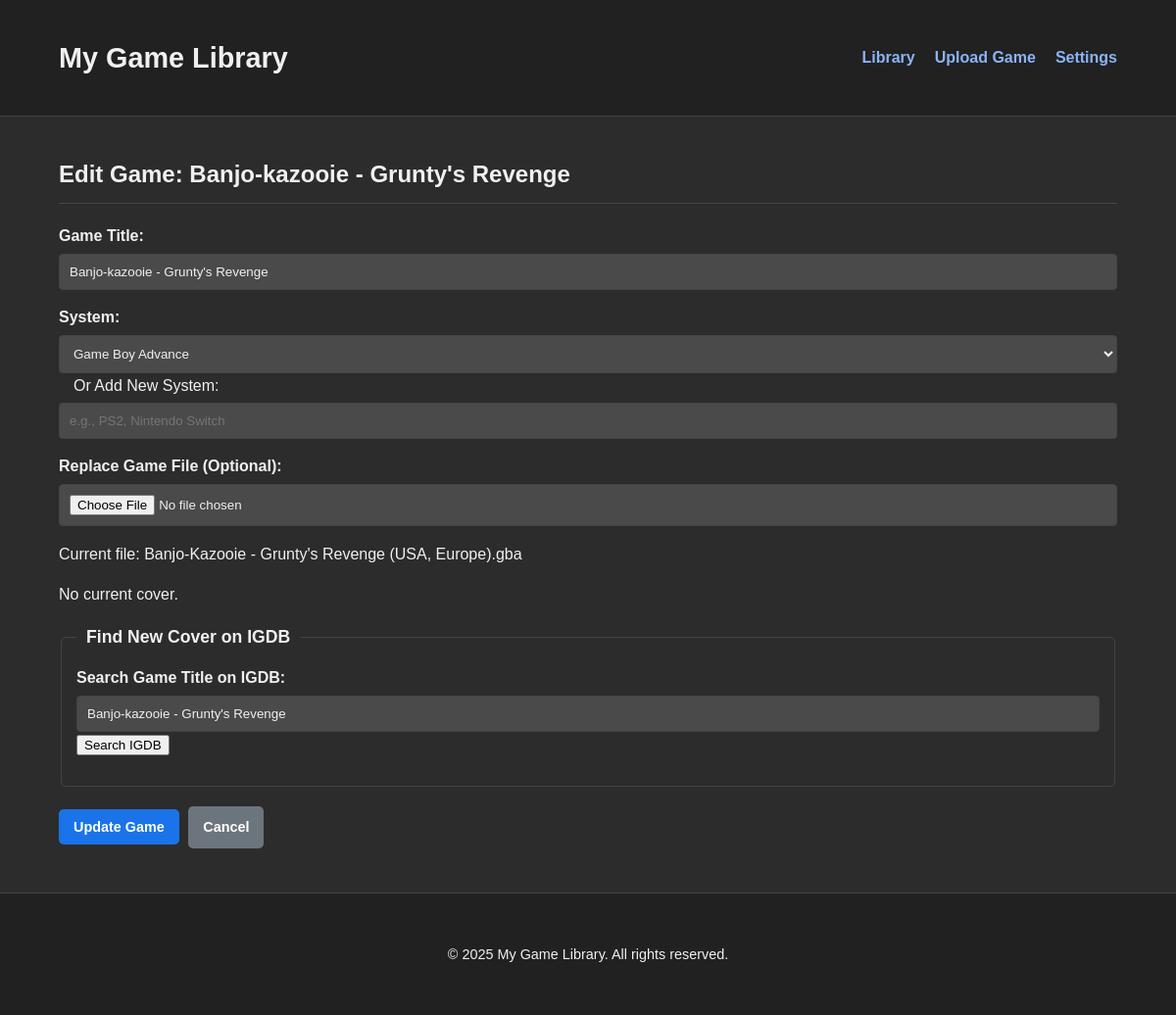
Page /edit/2 on the committed database.
### tables this page shows
CREATE TABLE games (
                    id INTEGER PRIMARY KEY AUTOINCREMENT,
                    title TEXT NOT NULL,
                    system TEXT NOT NULL,
                    filepath TEXT NOT NULL UNIQUE,
                    cover_url TEXT,
                    last_played TEXT,
                    play_count INTEGER DEFAULT 0,
                    original_filename TEXT, genre TEXT, release_year INTEGER, developer TEXT, publisher TEXT, description TEXT, play_status TEXT DEFAULT 'Not Played', cover_image_path TEXT,
                    FOREIGN KEY (system) REFERENCES systems(name) ON DELETE CASCADE
                );

CREATE TABLE systems (
                    id INTEGER PRIMARY KEY AUTOINCREMENT,
                    name TEXT NOT NULL UNIQUE,
                    emulator_core TEXT,
                    aspect_ratio TEXT
                );

### blueprints/library.py (the view, shortened to what this page needs)
@library_bp.route('/edit/<int:game_id>', methods=['GET', 'POST'])
def edit_game(game_id):
    conn = get_db_connection()
    game = conn.execute('SELECT * FROM games WHERE id = ?', (game_id,)).fetchone()
    systems = conn.execute('SELECT name FROM systems ORDER BY name').fetchall()
    conn.close()
    if game is None:
        flash('Game not found.', 'error')
        return redirect(url_for('library.library'))
    return render_template('edit_game.html', game=game, systems=systems)

### blueprints/library.py (called while the page is built)
def get_db_connection():
    conn = sqlite3.connect(current_app.config['DATABASE'])
    conn.row_factory = sqlite3.Row
    return conn

### utils.py (called while the page is built)
def get_setting(key, default=None):
    settings_file = current_app.config['SETTINGS_FILE']
    if not os.path.exists(settings_file):
        return default
    try:
        with open(settings_file, 'r') as f:
            settings = json.load(f)
        return settings.get(key, default)
    except json.JSONDecodeError:
        return default

### templates/edit_game.html (shortened to what this page needs)
{% extends "base.html" %}
{% block content %}
<h2>Edit Game: {{ game.title }}</h2>
<form method="POST" enctype="multipart/form-data">
    <div class="form-group">
        <label for="title">Game Title:</label>
        <input type="text" id="title" name="title" value="{{ game.title }}" required>
    </div>
    <div class="form-group">
        <label for="system">System:</label>
        <select id="system" name="system">
            {% for sys in systems %}
                <option value="{{ sys.name }}" {% if sys.name == game.system %}selected{% endif %}>{{ sys.name }}</option>
            {% endfor %}
        </select>
        <label for="new_system_name" class="label-inline">Or Add New System:</label>
        <input type="text" id="new_system_name" name="new_system_name" placeholder="e.g., PS2, Nintendo Switch">
    </div>
    <div class="form-group">
        <label for="game_file">Replace Game File (Optional):</label>
        <input type="file" id="game_file" name="game_file">
        <p class="file-info">Current file: {{ game.filepath.split('/')[-1].split('\\')[-1] }}</p>
    </div>
    <div class="form-group">
        {% if game.cover_url %}
            <p class="file-info">Current cover:</p>
            <img src="{{ game.cover_url }}" alt="Current Cover" class="current-cover-preview">
            <label class="checkbox-label">
                <input type="checkbox" name="clear_cover" value="true"> Clear current cover
            </label>
              <label for="cover_file">Replace Custom Cover Image (Optional):</label>
        <input type="file" id="cover_file" name="cover_file" accept="image/*">
        {% else %}
            <p class="file-info">No current cover.</p>
        {% endif %}
    </div>
    <fieldset class="form-fieldset">
        <legend>Find New Cover on IGDB</legend>
        <div class="form-group">
            <label for="igdb_search_query">Search Game Title on IGDB:</label>
            <input type="text" id="igdb_search_query" name="igdb_search_query" placeholder="e.g., The Legend of Zelda: Ocarina of Time" value="{{ game.title }}" >
            <button type="button" onclick="searchIgdb()">Search IGDB</button>
        </div>
    </fieldset>
    <button type="submit" class="button primary">Update Game</button>
    <a href="{{ url_for('library.game_detail', game_id=game.id) }}" class="button secondary">Cancel</a>
</form>
{% endblock %}

### static/css/style.css (style rules this page uses)
body { font-family: Arial, sans-serif; margin: 0; padding: 0; line-height: 1.6; }
h2 { margin-top: 0; padding-bottom: 10px; border-bottom: 1px solid; margin-bottom: 20px; }
.button { display: inline-block; padding: 10px 15px; border: none; border-radius: 5px; cursor: pointer; text-decoration: none; font-size: 0.9em; font-weight: bold; text-align: center; transition: background-color 0.3s ease; margin-right: 5px; margin-bottom: 5px; }
.button:last-child { margin-right: 0; }
.form-group { margin-bottom: 15px; }
.form-group label { display: block; margin-bottom: 5px; font-weight: bold; }
.form-group input[type="text"], .form-group input[type="file"], .form-group input[type="password"], .form-group input[type="email"], .form-group select { width: 100%; padding: 10px; border: 1px solid #ccc; border-radius: 4px; box-sizing: border-box; }
.form-group .label-inline { display: inline-block; margin-left: 15px; font-weight: normal; }
.form-fieldset { border: 1px solid; border-radius: 5px; padding: 15px; margin-bottom: 20px; }
.form-fieldset legend { font-weight: bold; padding: 0 10px; font-size: 1.1em; }

### static/css/dark.css (style rules this page uses)
:root { --bg-color: #2c2c2c; --text-color: #f0f0f0; --primary-color: #1a73e8; --secondary-color: #6c757d; --danger-color: #dc3545; --link-color: #8ab4f8; --link-hover-color: #a6caff; --header-bg: #212121; --footer-bg: #212121; --border-color: #444; --card-bg: #3c3c3c; --button-text-color: #fff; }
body { background-color: var(--bg-color); color: var(--text-color); }
h2 { border-bottom-color: var(--border-color); }
.button.primary { background-color: var(--primary-color); color: var(--button-text-color); }
.button.secondary { background-color: var(--secondary-color); color: var(--button-text-color); }
.form-group input[type="text"], .form-group input[type="file"], .form-group input[type="password"], .form-group input[type="email"], .form-group select { background-color: #4a4a4a; color: var(--text-color); border-color: var(--border-color); }
.form-fieldset { border-color: var(--border-color); }

### rows in the picture
games: title "Banjo-kazooie - Grunty's Revenge", system "Game Boy Advance", filepath "Banjo-Kazooie - Grunty's Revenge (USA, Europe).gba", igdb_search_query "Banjo-kazooie - Grunty's Revenge"
